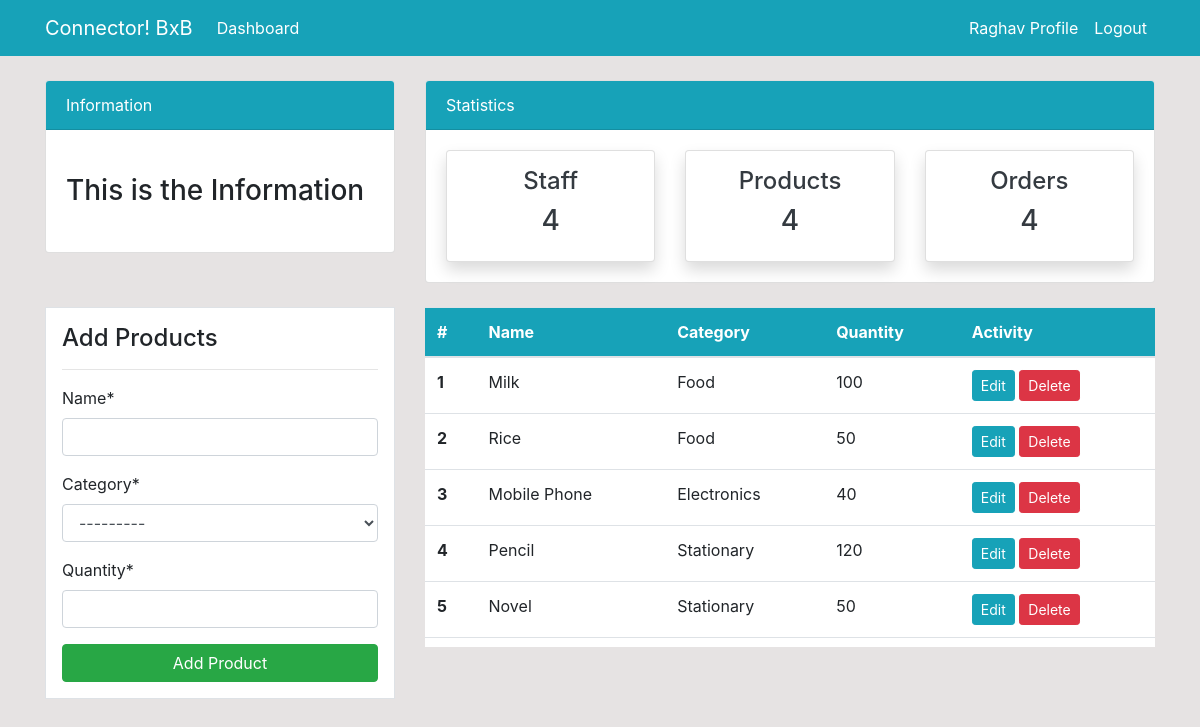
The page /product/ (signed in) on the database as committed earlier.
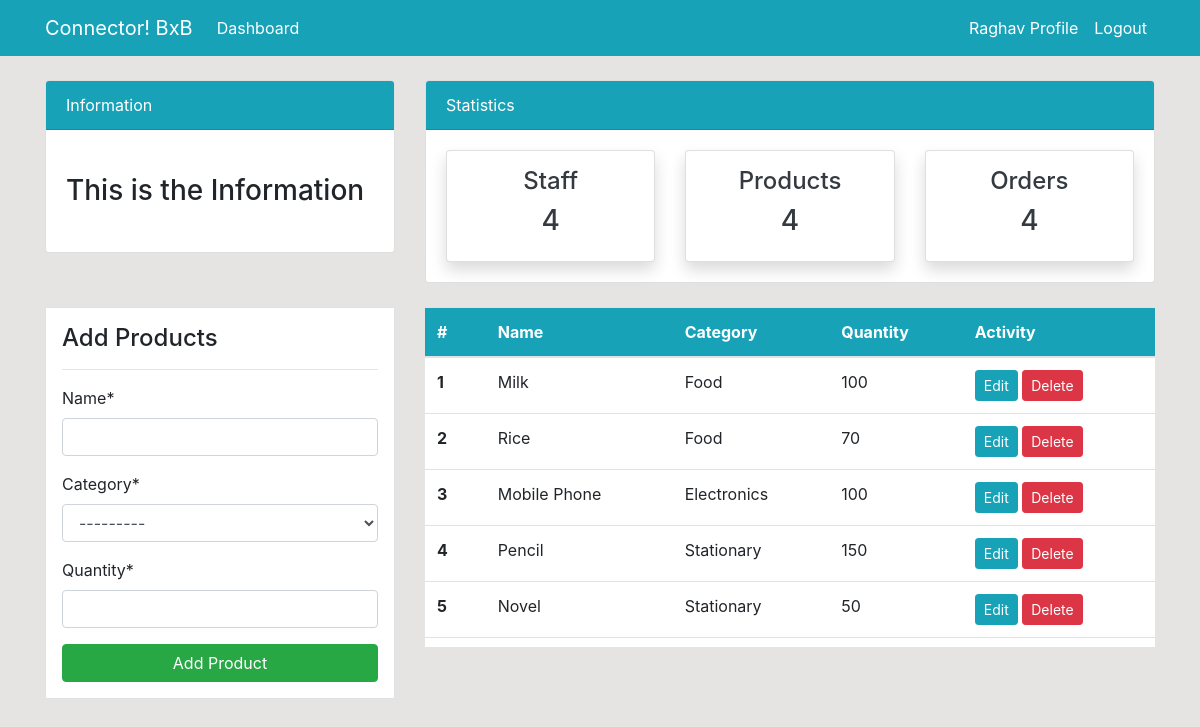
The same page on the database as committed later.
### dashboard/models.py (models this page shows, shortened)
class Product(models.Model):
    name = models.CharField(max_length=100 , null=True)
    category = models.CharField(max_length=20, choices=CATEGORY , null=True)
    quantity = models.PositiveIntegerField(null=True)
    class Meta:
        verbose_name_plural = 'Products'

### dashboard/views.py (the view)
# urls.py: path('product/', views.product, name='dashboard-product'),
@login_required(login_url='user-login')
def product(request):
    items = Product.objects.all() # using  object relational mapping
    if request.method == 'POST':
        form = ProductForm(request.POST)
        if form.is_valid():
            form.save()
            product_name = form.cleaned_data.get('name')
            messages.success(request, f'{product_name} has been added')
            return redirect('dashboard-product')
    else:
        form = ProductForm()
    context = {
        'items' : items,
        'form' : form,
    }
    return render(request, "dashboard/product.html", context)

### dashboard/forms.py
class ProductForm(forms.ModelForm):
    class Meta:
        model = Product
        fields = ['name' , 'category' , 'quantity']

### templates/dashboard/product.html (shortened to what this page needs)
{% extends 'assets/base.html' %}
{% block content %}
{% load crispy_forms_tags %}
{% include 'assets/topnav.html' %}
<div class="container">
  <div class="row my-4">
    <div class="col-md-4">
      <div class="border bg-white p-3">
        <h4>Add Products</h4>
        <hr />
        <form method="POST">
          {% csrf_token %} {{form|crispy}}
          <input
            class="btn btn-success btn-block"
            type="submit"
            value="Add Product"
          />
        </form>
      </div>
    </div>
    <div class="col-md-8 pre-scrollable">
      <table class="table bg-white ">
        <thead class="bg-info ">
          <tr class="text-white ">
            <th scope="col">#</th>
            <th scope="col">Name</th>
            <th scope="col">Category</th>
            <th scope="col">Quantity</th>
            <th scope="col">Activity</th>
          </tr>
        </thead>
        <tbody>
          {% for item in items %}
          <tr>
            <th scope="row">{{forloop.counter}}</th>
            <td>{{item.name}}</td>
            <td>{{item.category}}</td>
            <td>{{item.quantity}}</td>
            <td>
              <a class="btn btn-info btn-sm" href="{% url 'dashboard-product-update'  item.id %}">Edit</a>
              <a class="btn btn-danger btn-sm" href="{% url 'dashboard-product-delete'  item.id %}">Delete</a>
            </td>
          </tr>
          {% endfor %}
        </tbody>
      </table>
    </div>
  </div>
</div>
{% endblock %}

Rows that differ between the two databases and show on the page:
changed Product "Rice": quantity "50" → "70"
changed Product "Mobile Phone": quantity "40" → "100"
changed Product "Pencil": quantity "120" → "150"
